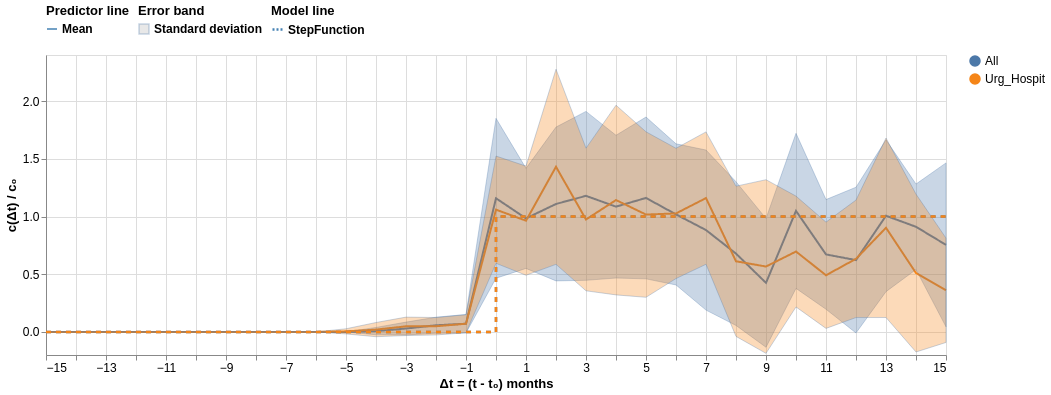

Vega-Lite specification stored for this chart:
### Vega-Lite specification from a JSON file in a GitHub repository (floating-point values rounded to 4 significant figures; data arrays with more than 128 entries replaced by an {"elided": "..."} marker saying what was removed)
{"config": {"view": {"continuousWidth": 300, "continuousHeight": 300}, "axis": {"labelFontSize": 12, "labelLimit": 500, "titleFontSize": 13}, "legend": {"labelFontSize": 12, "labelLimit": 500, "titleFontSize": 13}}, "layer": [{"mark": {"type": "line"}, "encoding": {"color": {"field": "value", "sort": {"field": "n_visit", "op": "sum", "order": "descending"}, "title": null, "type": "nominal"}, "opacity": {"condition": {"param": "param_29", "value": 1}, "value": 0.2}, "strokeDash": {"field": "legend_predictor", "legend": {"labelFontSize": 12, "labelFontStyle": "bold", "orient": "top", "symbolStrokeColor": "steelblue", "symbolType": "stroke"}, "title": "Predictor line", "type": "nominal"}, "x": {"field": "normalized_date", "scale": {"nice": false}, "title": "Δt = (t - t₀) months", "type": "quantitative"}, "y": {"aggregate": "mean", "axis": {"grid": true}, "field": "normalized_c", "title": "c(Δt) / c₀", "type": "quantitative"}}, "name": "view_27", "transform": [{"filter": "(datum.c_0 >= c_0_min.c_0_min)"}, {"filter": "(datum.t_0 <= t_0.t_0)"}, {"filter": "(datum.error <= error_max.error_max)"}, {"fold": ["stay_type", "care_site_level", "care_site_short_name"], "as": ["index", "value"]}, {"filter": {"param": "param_28"}}]}, {"mark": {"type": "errorband", "extent": "stdev"}, "encoding": {"color": {"field": "value", "sort": {"field": "n_visit", "op": "sum", "order": "descending"}, "title": null, "type": "nominal"}, "opacity": {"condition": {"param": "param_30", "value": 0.3}, "value": 0.05}, "stroke": {"field": "legend_error_band", "legend": {"labelFontSize": 12, "labelFontStyle": "bold", "orient": "top", "symbolType": "square"}, "title": "Error band", "type": "nominal"}, "x": {"field": "normalized_date", "scale": {"nice": false}, "title": "Δt = (t - t₀) months", "type": "quantitative"}, "y": {"aggregate": "mean", "axis": {"grid": true}, "field": "normalized_c", "title": "c(Δt) / c₀", "type": "quantitative"}}, "name": "view_28", "transform": [{"filter": "(datum.c_0 >= c_0_min.c_0_min)"}, {"filter": "(datum.t_0 <= t_0.t_0)"}, {"filter": "(datum.error <= error_max.error_max)"}, {"fold": ["stay_type", "care_site_level", "care_site_short_name"], "as": ["index", "value"]}, {"filter": {"param": "param_28"}}]}, {"mark": {"type": "line", "color": "black", "interpolate": "step-after", "strokeDash": [5, 5]}, "encoding": {"color": {"field": "value", "sort": {"field": "n_visit", "op": "sum", "order": "descending"}, "title": null, "type": "nominal"}, "opacity": {"condition": {"param": "param_31", "value": 1}, "value": 0.2}, "strokeWidth": {"field": "legend_model", "legend": {"labelFontSize": 12, "labelFontStyle": "bold", "orient": "top", "symbolDash": [2, 2], "symbolStrokeColor": "steelblue", "symbolType": "stroke"}, "title": "Model line"}, "x": {"field": "normalized_date", "scale": {"nice": false}, "title": "Δt = (t - t₀) months", "type": "quantitative"}, "y": {"field": "model", "type": "quantitative"}}, "name": "view_29", "transform": [{"filter": "(datum.c_0 >= c_0_min.c_0_min)"}, {"filter": "(datum.t_0 <= t_0.t_0)"}, {"filter": "(datum.error <= error_max.error_max)"}, {"fold": ["stay_type", "care_site_level", "care_site_short_name"], "as": ["index", "value"]}, {"filter": {"param": "param_28"}}]}], "data": {"name": "data-342078f49724e54eefb4416b731e2f5f"}, "height": 300, "params": [{"name": "param_29", "select": {"type": "point", "fields": ["value"]}, "bind": "legend", "views": ["view_27"]}, {"name": "param_30", "select": {"type": "point", "fields": ["value"]}, "bind": "legend", "views": ["view_28"]}, {"name": "param_31", "select": {"type": "point", "fields": ["value"]}, "bind": "legend", "views": ["view_29"]}, {"name": "param_28", "select": {"type": "point", "fields": ["index"]}, "bind": {"input": "radio", "options": ["stay_type", "care_site_level", "care_site_short_name"], "labels": ["Stay type", "Care site level", "Care site short name"], "name": "Group by: "}, "value": "stay_type", "views": ["view_27"]}, {"name": "c_0_min", "select": {"type": "point", "fields": ["c_0_min"]}, "bind": {"input": "range", "max": 0.65, "min": 0, "name": "c₀ min: ", "step": 0.01}, "value": 0, "views": ["view_27"]}, {"name": "t_0", "select": {"type": "point", "fields": ["t_0"]}, "bind": {"input": "t_0", "name": "t₀ max: "}, "value": "2021-04", "views": ["view_27"]}, {"name": "error_max", "select": {"type": "point", "fields": ["error_max"]}, "bind": {"input": "range", "max": 0.13, "min": 0, "name": "error max: ", "step": 0.01}, "value": 0.13, "views": ["view_27"]}], "width": 900, "$schema": "https://vega.github.io/schema/vega-lite/v5.8.0.json", "datasets": {"data-342078f49724e54eefb4416b731e2f5f": {"elided": "1099 records"}}}
